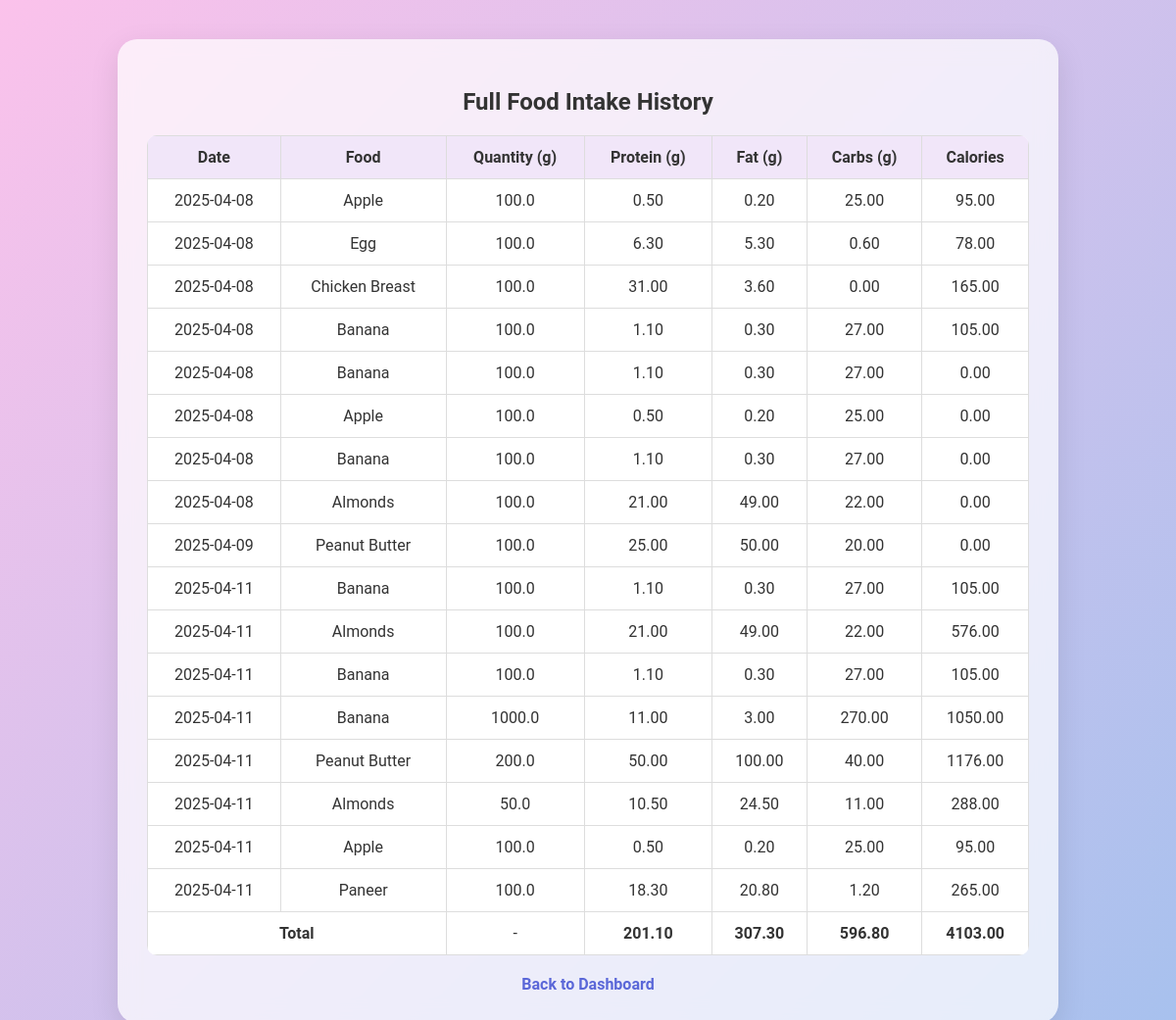
Before: /daily_food (signed in) with the older database file.
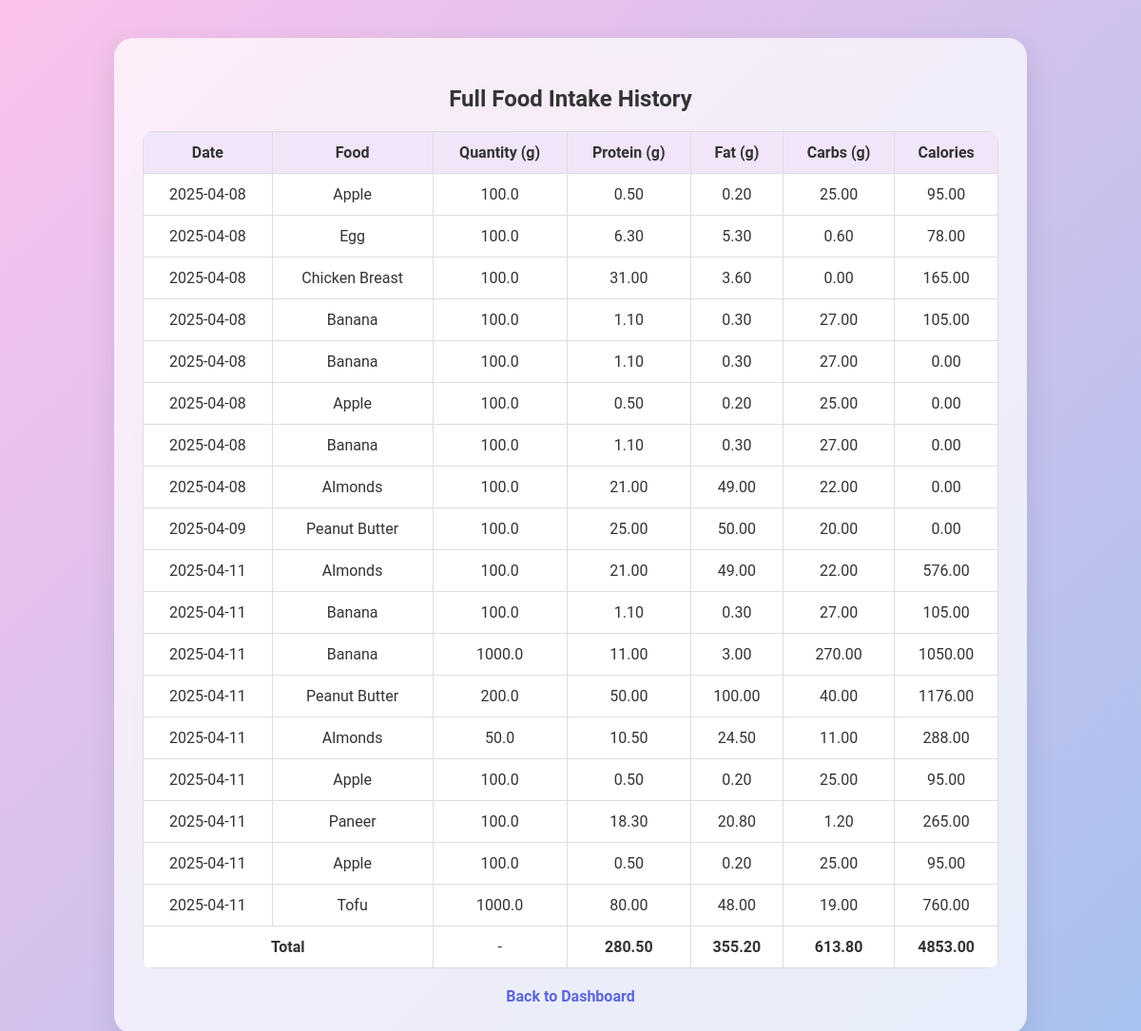
After: the same page with the newer database file.
### tables this page shows
CREATE TABLE food_logs (
        id INTEGER PRIMARY KEY AUTOINCREMENT,
        user_id INTEGER,
        date TEXT,
        food_name TEXT,
        protein REAL,
        fat REAL,
        carbs REAL,
        calories REAL, quantity REAL DEFAULT 100,
        FOREIGN KEY(user_id) REFERENCES users(id)
    );

### app.py (the view)
@app.route('/daily_food')
def daily_food():
    if 'user_id' not in session:
        return redirect(url_for('login'))
    conn = sqlite3.connect("food_tracker.db")
    c = conn.cursor()
    c.execute("SELECT * FROM food_logs WHERE user_id = ?", (session['user_id'],))
    foods = c.fetchall()
    conn.close()
    total_protein = total_fat = total_carbs = total_calories = 0
    cleaned_foods = []
    for food in foods:
        food = list(food)
        try:
            for i in range(4, 8):
                if isinstance(food[i], bytes):
                    food[i] = struct.unpack('<d', food[i])[0]
                food[i] = float(food[i])
            quantity = float(food[8])
        except:
            food[4:8] = [0, 0, 0, 0]
            quantity = 0
        total_protein += food[4]
        total_fat += food[5]
        total_carbs += food[6]
        total_calories += food[7]
        cleaned_foods.append(food + [quantity])
    return render_template('daily_food.html', foods=cleaned_foods,
                           total_protein=total_protein, total_fat=total_fat,
                           total_carbs=total_carbs, total_calories=total_calories)

### templates/daily_food.html (shortened to what this page needs)
<!DOCTYPE html>
<html lang="en">
<head>
    <link rel="stylesheet" href="{{ url_for('static', filename='style.css') }}">
</head>
<body>
    <div class="container">
        <h2>Full Food Intake History</h2>
        <table>
            <tr>
                <th>Date</th>
                <th>Food</th>
                <th>Quantity (g)</th>
                <th>Protein (g)</th>
                <th>Fat (g)</th>
                <th>Carbs (g)</th>
                <th>Calories</th>
            </tr>
            {% for food in foods %}
            <tr>
                <td>{{ food[2] }}</td>
                <td>{{ food[3] }}</td>
                <td>{{ food[9] }}</td>
                <td>{{ "%.2f"|format(food[4]) }}</td>
                <td>{{ "%.2f"|format(food[5]) }}</td>
                <td>{{ "%.2f"|format(food[6]) }}</td>
                <td>{{ "%.2f"|format(food[7]) }}</td>
            </tr>
            {% endfor %}
            <tr>
                <td colspan="2"><strong>Total</strong></td>
                <td>-</td>
                <td><strong>{{ "%.2f"|format(total_protein) }}</strong></td>
                <td><strong>{{ "%.2f"|format(total_fat) }}</strong></td>
                <td><strong>{{ "%.2f"|format(total_carbs) }}</strong></td>
                <td><strong>{{ "%.2f"|format(total_calories) }}</strong></td>
            </tr>
        </table>
        <a href="{{ url_for('index') }}">Back to Dashboard</a>
    </div>
</body>
</html>

Changed rows visible on the page:
removed food_logs: date "2025-04-11", food_name "Banana", quantity "100.0", protein "1.10", fat "0.30", carbs "27.00", calories "105.00"
added food_logs: date "2025-04-11", food_name "Apple", quantity "100.0", protein "0.50", fat "0.20", carbs "25.00", calories "95.00"
added food_logs: date "2025-04-11", food_name "Tofu", quantity "1000.0", protein "80.00", fat "48.00", carbs "19.00", calories "760.00"
Other visible differences:
{{ "%.2f"|format(total_protein) }}: "201.10" → "280.50"
{{ "%.2f"|format(total_fat) }}: "307.30" → "355.20"
{{ "%.2f"|format(total_carbs) }}: "596.80" → "613.80"
{{ "%.2f"|format(total_calories) }}: "4103.00" → "4853.00"
